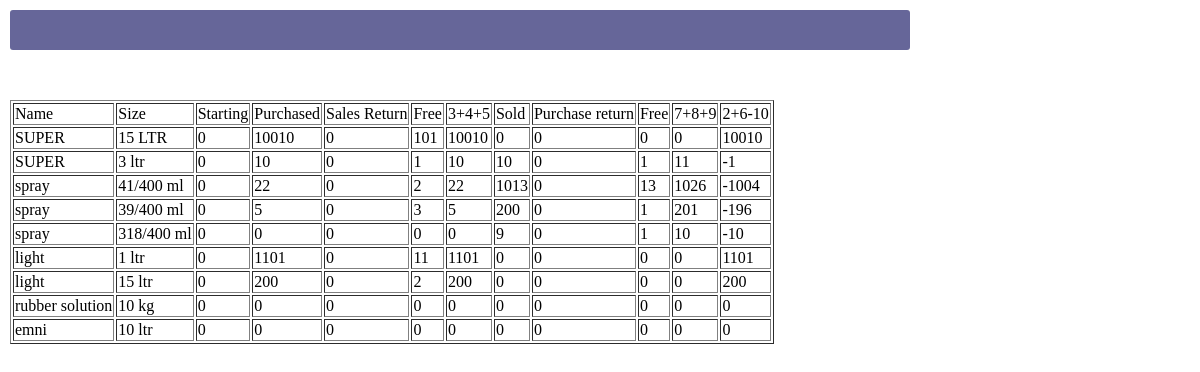
Page /report_stock_ledger/ on the earlier database version.
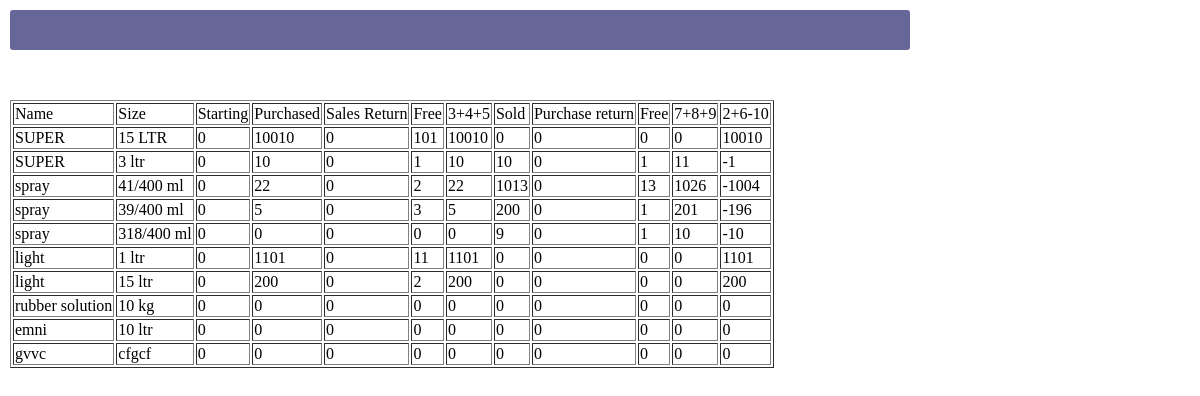
Same page on the later database version.
### project/models.py (models this page shows, shortened)
class Item(models.Model):
    name = models.CharField(max_length=50)
    size = models.CharField(max_length=50)
    stock_rate = models.DecimalField(max_digits=10, decimal_places=2, blank=True, null=True)
    sale_rate = models.DecimalField(max_digits=10, decimal_places=2, blank=True, null=True)
    item_available= models.IntegerField(default=0)
    item_free= models.IntegerField(default=0)

### project/views.py (the view)
# urls.py: url(r'^report_stock_ledger/$', views.report_stock_ledger,name='report_stock_ledger'),
def report_stock_ledger(request):
    all_item = Item.objects.all()
    col, row = 12, 0;
    row = int(Item.objects.count())
    matrix = [[0 for x in range(col)] for y in range(row+1)]
    matrix[0][0] ='Name'
    matrix[0][1] = 'Size'
    matrix[0][2] = 'Starting'
    matrix[0][3] = 'Purchased'
    matrix[0][4] = 'Sales Return'
    matrix[0][5] = 'Free'
    matrix[0][6] = '3+4+5'
    matrix[0][7] = 'Sold'
    matrix[0][8] = 'Purchase return'
    matrix[0][9] = 'Free'
    matrix[0][10]= '7+8+9'
    matrix[0][11]= '2+6-10'
    counter = 0
    for i in all_item:
        counter=counter+1
        matrix[counter][0]= i.name
        matrix[counter][1]=i.size
        matrix[counter][2] = 0
        purchased = PurchaseItem.objects.filter(item=i).aggregate(x=Coalesce(Sum('quantity'),0)).get('x')
        matrix[counter][3]=int(purchased)
        matrix[counter][4] =0
        got_free =  PurchaseItem.objects.filter(item=i).aggregate(x=Coalesce(Sum('free'),0)).get('x')
        matrix[counter][5]=int(got_free)
        matrix[counter][6] =matrix[counter][2]+matrix[counter][3]+matrix[counter][4]
        sold = SaleItem.objects.filter(item=i).aggregate(x=Coalesce(Sum('quantity'),0)).get('x')
        matrix[counter][7] = int(sold)
        matrix[counter][8] =0
        given_free = SaleItem.objects.filter(item=i).aggregate(x=Coalesce(Sum('free'),0)).get('x')
        matrix[counter][9] = int(given_free)
        matrix[counter][10] = matrix[counter][7]+matrix[counter][8]+matrix[counter][9]
        matrix[counter][11] = matrix[counter][6] -matrix[counter][10]
        i.item_available= int(purchased)-int(sold)
        i.item_free= int(got_free)-int(given_free)
        print(i.id)
        print('available')
        print(i.item_available)
        print('free')
        print(i.item_free)
    c = {'MATRIX': matrix, }
    c.update(csrf(request))
    return render_to_response('report_item_list.html', c)

### project/templates/report_item_list.html (shortened to what this page needs)
<html>
<body>
<form action="" method="post" style="border-radius:3px; width: 900px; height: 40px; top: 10px; position: absolute; background-color: #666699; left: 10px; bottom: 235px;">
    <br>
    <br>
    <br>
    <br>
    <br>
    <table  border="1">
        {% for item in MATRIX %}
        <tr>
            {% for value in item %}
            <td>
                {{ value }}
            </td>
            {% endfor %}
        </tr>
        {% endfor %}
    </table>
</form>
</body>
</html>

Differences in the rows shown:
added Item: item "gvvc" "cfgcf"
Other differences:
new list line: "0 0 0 0 0 0 0 0 0 0"
